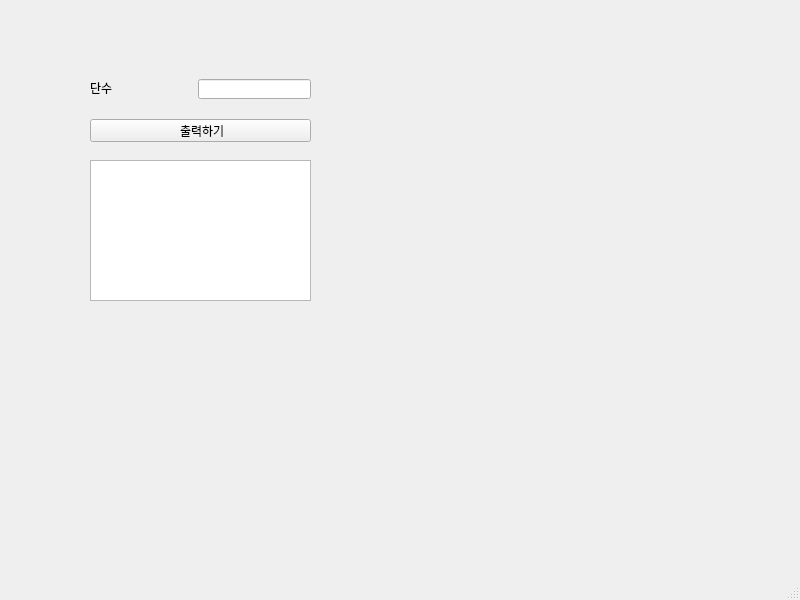
<?xml version="1.0" encoding="UTF-8"?>
<ui version="4.0">
 <class>MainWindow</class>
 <widget class="QMainWindow" name="MainWindow">
  <property name="geometry">
   <rect>
    <x>0</x>
    <y>0</y>
    <width>800</width>
    <height>600</height>
   </rect>
  </property>
  <property name="windowTitle">
   <string>MainWindow</string>
  </property>
  <widget class="QWidget" name="centralwidget">
   <widget class="QLabel" name="lbl">
    <property name="geometry">
     <rect>
      <x>90</x>
      <y>80</y>
      <width>31</width>
      <height>16</height>
     </rect>
    </property>
    <property name="text">
     <string>단수</string>
    </property>
   </widget>
   <widget class="QPushButton" name="pb">
    <property name="geometry">
     <rect>
      <x>90</x>
      <y>119</y>
      <width>221</width>
      <height>23</height>
     </rect>
    </property>
    <property name="text">
     <string> 출력하기</string>
    </property>
   </widget>
   <widget class="QLineEdit" name="a">
    <property name="geometry">
     <rect>
      <x>198</x>
      <y>79</y>
      <width>113</width>
      <height>20</height>
     </rect>
    </property>
   </widget>
   <widget class="QTextEdit" name="te">
    <property name="geometry">
     <rect>
      <x>90</x>
      <y>160</y>
      <width>221</width>
      <height>141</height>
     </rect>
    </property>
   </widget>
  </widget>
  <widget class="QMenuBar" name="menubar">
   <property name="geometry">
    <rect>
     <x>0</x>
     <y>0</y>
     <width>800</width>
     <height>21</height>
    </rect>
   </property>
  </widget>
  <widget class="QStatusBar" name="statusbar"/>
 </widget>
 <resources/>
 <connections/>
</ui>
